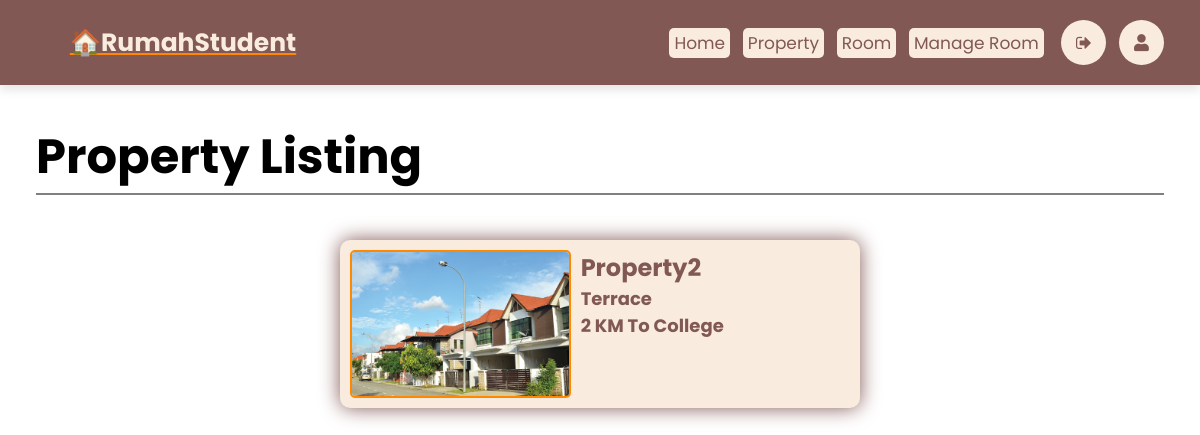
The app's page /index/property_list (signed in) with its own data.
### HouseRental/models.py (models this page shows, shortened)
class Property(models.Model):
    PROPERTY_TYPE = [
        ('Bungalow', 'Bungalow'),
        ('Townhouse', 'Townhouse'),
        ('Terrace', 'Terrace'),
        ('Apartment', 'Apartment'),
        ('Condominium', 'Condominium'),
        ('Flat', 'Flat'),
    ]
    FURNISHINGS = [
        ('Fully Furnished', 'Fully Furnished'),
        ('Partially Furnished', 'Partially Furnished'),
        ('Not Furnished', 'Not Furnished'),
    ]
    PROPERTY_STATUS = [
        ('Available','Available'),
        ('Rented Out','Rented Out'),
    ]
    propID=models.AutoField(primary_key=True)
    ownID=models.ForeignKey(Owner, on_delete=models.CASCADE)
    propImg=models.ImageField(upload_to='images/property')
    propTitle=models.CharField(max_length=50)
    propType=models.CharField(max_length=50, choices=PROPERTY_TYPE)
    propPrice=models.PositiveIntegerField()
    propRange=models.PositiveIntegerField()
    propAddress=models.TextField(max_length=255)
    propFurnishings=models.CharField(max_length=20, choices=FURNISHINGS)
    propDesc=models.TextField()
    propCreateAt=models.DateField(auto_now_add=True)
    propStatus=models.CharField(max_length=10,choices=PROPERTY_STATUS, default= 'Available')

### HouseRental/views.py (the view)
# urls.py: path("property_list",property_list.as_view(), name="property_list"),
class property_list(ListView):
    model = Property
    template_name = 'prop_list.html'
    context_object_name = 'properties'
    def get_context_data(self, **kwargs):
        context = super().get_context_data(**kwargs)
        currentuser = self.request.user.student
        room_exists = Room.objects.filter(studentID=currentuser).exists()
        context['room_exists'] = room_exists
        return context
    def get_queryset(self):
        return Property.objects.filter(propStatus='Available')

### HouseRental/models.py (called while the page is built)
    @property
    def is_student(self):
        return self.role == 'student'

### HouseRental/templates/prop_list.html (shortened to what this page needs)
{% extends 'header.html' %}
{% block content %}
<body>
    <div class="index-head">
        <h1 class="head-title">Property listing</h1>
    </div>
    <hr />
    <div class="content-list">
        <div class="content-container">
            {% for prop in properties %}
            <div class="content-container2">
                <img class="content-img" src="{{ prop.propImg.url }}">
                <div class="content-detail">
                    <a class="content-title" href="{% url 'property_detail' prop.pk %}" class="content-title">{{ prop.propTitle }}</a>
                    <h6 class="content-">{{ prop.propType }}</h6>
                    <h6 class="content-">{{ prop.propRange }} KM to college</h6>
                </div>
            </div>
            {% endfor %}
        </div>
    </div>
</body>
{% endblock %}

### HouseRental/templates/header.html (style rules this page uses)
* { font-family: 'Poppins', sans-serif; margin: 0; padding: 0; -webkit-box-sizing: border-box; box-sizing: border-box; outline: none; border: none; text-decoration: none; text-transform: capitalize; -webkit-transition: .2s linear; transition: .2s linear; }
html { font-size: 62.5%; overflow-x: hidden; scroll-behavior: smooth; }

### HouseRental/templates/prop_list.html (style rules this page uses)
.index-head { margin: 3%; margin-bottom: 0%; font-size: x-large; }
hr { background-color: grey; width: 94%; height: 2px; margin-left: 3%; }
.content-list { margin: 2%; flex-wrap: wrap; max-width: 100%; }
.content-container { border-radius: 2rem; padding: 10px; flex-wrap: wrap; display: flex; justify-content: center; align-content: center; }
.content-container2 { color: #815854; border-radius: 1rem; background-color: #F9EBDE; padding: 10px; display: flex; margin: 1%; margin-bottom: 1%; width: 46%; box-shadow: 0 0 20px 0 #815854; }
.content-img { border-radius: .5rem; max-width: 221px; height: 100%; border: 2px solid #FF8800 }
.content-detail { width: 100%; padding-left: 10px; }
.content-title { color: #815854; font-weight: bold; text-decoration: non; font-size: x-large; }
h6 { font-size: large; }

### records on screen
Property: propImg (picture), propTitle "Property2", propType "Terrace", propRange "2"
